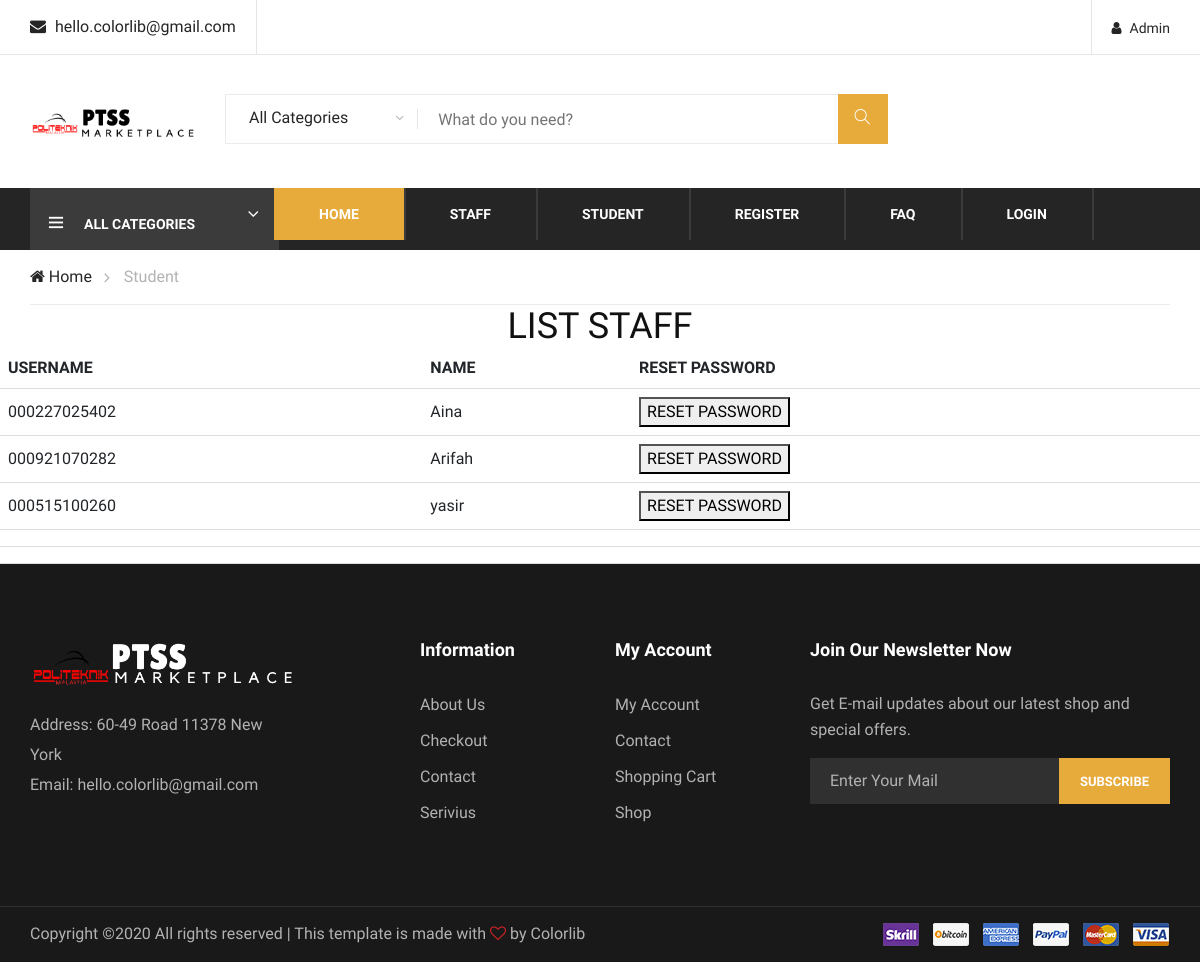
The app's page /admin/staff.php with its own data.
### tables this page shows
CREATE TABLE `staff` (
  `id` int(11) NOT NULL,
  `uname` varchar(20) NOT NULL,
  `name` varchar(200) NOT NULL,
  `pass` varchar(16) NOT NULL,
  `conpass` varchar(12) NOT NULL
);

### admin/staff.php (the view, shortened to what this page needs)
<?php
    require ("database.php");
    $sql = "SELECT * FROM staff ORDER BY id DESC";
    $result = $conn->query($sql);
    ?>
<!DOCTYPE html>
<html lang="zxx">
<head>
    <link rel="stylesheet" href="css/bootstrap.min.css" type="text/css">
    <link rel="stylesheet" href="css/font-awesome.min.css" type="text/css">
    <link rel="stylesheet" href="css/themify-icons.css" type="text/css">
    <link rel="stylesheet" href="css/elegant-icons.css" type="text/css">
    <link rel="stylesheet" href="css/owl.carousel.min.css" type="text/css">
    <link rel="stylesheet" href="css/nice-select.css" type="text/css">
    <link rel="stylesheet" href="css/jquery-ui.min.css" type="text/css">
    <link rel="stylesheet" href="css/slicknav.min.css" type="text/css">
    <link rel="stylesheet" href="css/style.css" type="text/css">
</head>
<body>
    <header class="header-section">
        <div class="header-top">
            <div class="container">
                <div class="ht-left">
                    <div class="mail-service">
                        <i class=" fa fa-envelope"></i>
                        hello.colorlib@gmail.com
                    </div>
                </div>
                <div class="ht-right">
                    <a href="#" class="login-panel"><i class="fa fa-user"></i>Admin</a>
                </div>
            </div>
        </div>
        <div class="container">
            <div class="inner-header">
                <div class="row">
                    <div class="col-lg-2 col-md-2">
                        <div class="logo">
                            <a href="./index.php">
                                <img src="img/ptss.png" alt="">
                            </a>
                        </div>
                    </div>
                    <div class="col-lg-7 col-md-7">
                        <div class="advanced-search">
                            <button type="button" class="category-btn">All Categories</button>
                            <div class="input-group">
                                <input type="text" placeholder="What do you need?">
                                <button type="button"><i class="ti-search"></i></button>
                            </div>
                        </div>
                    </div>
                    <div class="col-lg-3 text-right col-md-3">
                    </div>
                </div>
            </div>
        </div>
        <div class="nav-item">
        <div class="container">
                <div class="nav-depart">
                    <div class="depart-btn">
                        <i class="ti-menu"></i>
                        <span>All Categories</span>
                    </div>
                </div>
                <nav class="nav-menu mobile-menu">
                    <ul>
                        <li class="active"><a href="./index.php">Home</a></li>
                        <li><a href="staff.php">Staff</a></li>
                        <li><a href="./student.php">Student</a></li>
                        <li><a href="#">Register</a>
                        </li>
                        <li><a href="./faq.php">Faq</a></li>
                        <li><a href="#">Login</a></li>
                    </ul>
                </nav>
            </div>
        </div>
    </header>
        <div class="breacrumb-section">
        <div class="container">
            <div class="row">
                <div class="col-lg-12">
                    <div class="breadcrumb-text">
                        <a href="index.php"><i class="fa fa-home"></i> Home</a>
                        <span>Student</span>
                    </div>
                </div>
            </div>
        </div>
    </div>
    <h2 align = center> LIST STAFF </h2>
    <table align = center>
        <tr>
            <th>USERNAME</th>
            <th>NAME</th>
            <th>RESET PASSWORD</th>
        </tr>
        <?php
        while($row = $result->fetch_object()){
        echo"<tr>";
            echo"<td>".$row->uname."</td>";
            echo"<td>".$row->name."</td>";
            echo"<td><button type=button>RESET PASSWORD</button></td>";
        echo"</tr>";
        }
        ?>
        <tr>
            <td></td>
            <td></td>
            <td></td>
        </tr>
        <tr>
            <td></td>
            <td></td>
            <td></td>
        </tr>
    </table>
    <footer class="footer-section">
        <div class="container">
            <div class="row">
                <div class="col-lg-3">
                    <div class="footer-left">
                        <div class="footer-logo">
                            <a href="#"><img src="img/footer-ptss1.png" alt=""></a>
                        </div>
                        <ul>
                            <li>Address: 60-49 Road 11378 New York</li>
                            <li>Email: hello.colorlib@gmail.com</li>
                        </ul>
                    </div>
                </div>
                <div class="col-lg-2 offset-lg-1">
                    <div class="footer-widget">
                        <h5>Information</h5>
                        <ul>
                            <li><a href="#">About Us</a></li>
                            <li><a href="#">Checkout</a></li>
                            <li><a href="#">Contact</a></li>
                            <li><a href="#">Serivius</a></li>
                        </ul>
                    </div>
                </div>
                <div class="col-lg-2">
                    <div class="footer-widget">
                        <h5>My Account</h5>
                        <ul>
                            <li><a href="#">My Account</a></li>
                            <li><a href="#">Contact</a></li>
                            <li><a href="#">Shopping Cart</a></li>
                            <li><a href="#">Shop</a></li>
                        </ul>
                    </div>
                </div>
                <div class="col-lg-4">
                    <div class="newslatter-item">
                        <h5>Join Our Newsletter Now</h5>
                        <p>Get E-mail updates about our latest shop and special offers.</p>
                        <form action="#" class="subscribe-form">
                            <input type="text" placeholder="Enter Your Mail">
                            <button type="button">Subscribe</button>
                        </form>
                    </div>
                </div>
            </div>
        </div>
        <div class="copyright-reserved">
            <div class="container">
                <div class="row">
                    <div class="col-lg-12">
                        <div class="copyright-text">
Copyright &copy;<script>document.write(new Date().getFullYear());</script> All rights reserved | This template is made with <i class="fa fa-heart-o" aria-hidden="true"></i> by <a href="https://colorlib.com" target="_blank">Colorlib</a>
                        </div>
                        <div class="payment-pic">
                            <img src="img/payment-method.png" alt="">
                        </div>
                    </div>
                </div>
            </div>
        </div>
    </footer>
</body>
</html>

### records on screen
staff: uname "000227025402", name "Aina"
staff: uname "000921070282", name "Arifah"
staff: uname "000515100260", name "yasir"
